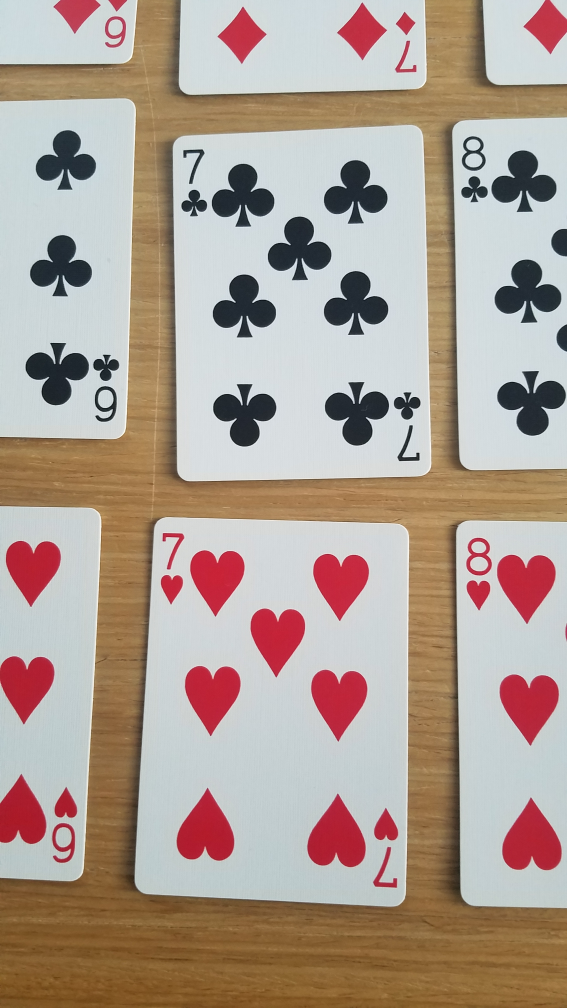
#> input picture sample/7.jpg, 2268 x 4032 px, given in place of dealt.jpg, which was not available (shown at 1/4 size)
$ python cards.py   (older library calls are emulated)
#> lines starting #> are read from the running program, lines starting #| are printed output that depends on the picture; after the words box and inside, x2 and y2 are one past the last pixel; in counts of white or black regions, pixels touching at a corner belong together; pictures that were not available may be replaced by others from this repository, and a replacement may not be noted
#> further down, image is the input picture: shape (4032, 2268, 3); mean B, G, R 148.1, 158.9, 175.2
# -*- coding: utf-8 -*-

import numpy as np
import matplotlib.pyplot as plt
import cv2
from skimage.filters import threshold_local, threshold_adaptive
import os
import warnings
import time

warnings.filterwarnings("ignore")

'''
to install opencv simply use
https://anaconda.org/conda-forge/opencv
'''

# [55 lines left out: functions order_points, four_point_transform, proccess_card, proccess_top_left, detect_cards, not called in this run]

def new_detect_cards(image):
    gray = cv2.cvtColor(image, cv2.COLOR_BGR2GRAY)
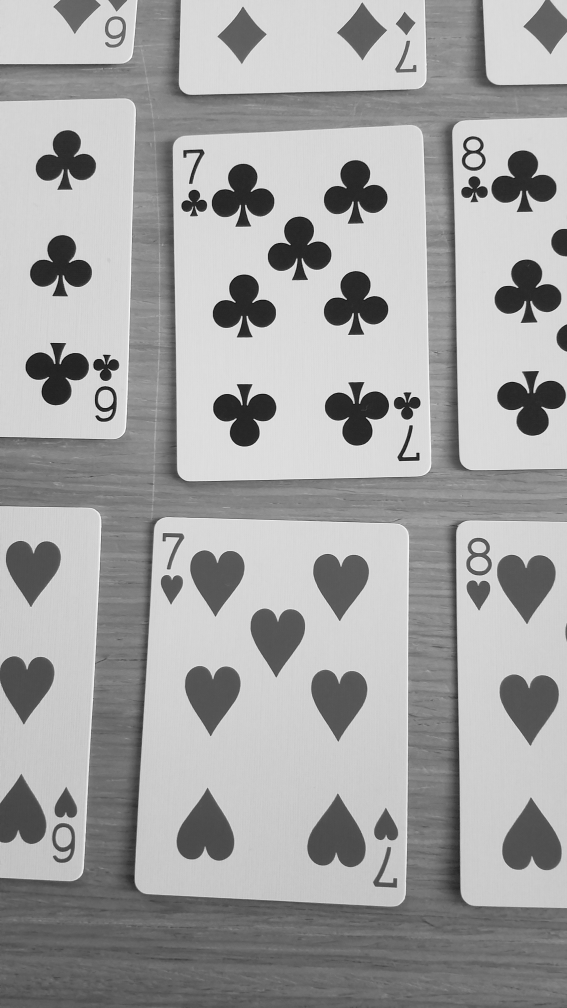
#> gray: shape (4032, 2268) (shown at 1/4 size); min 1, max 254, mean 162.5
    gray_blur = cv2.GaussianBlur(gray, (5, 5), 0)
    retval, thresh = cv2.threshold(gray_blur, 127, 255, cv2.THRESH_BINARY)
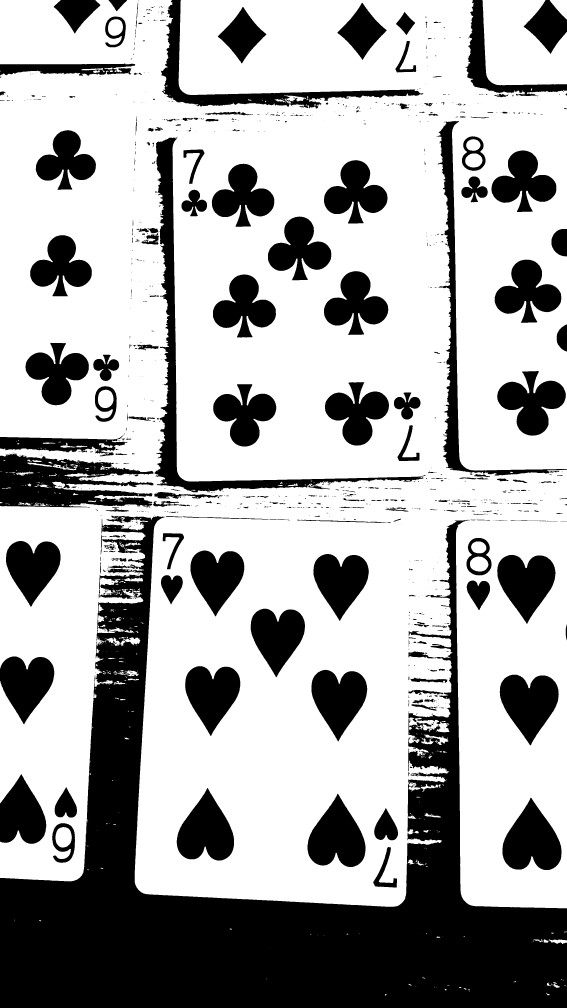
#> thresh: shape (4032, 2268) (shown at 1/4 size); 67.5% white; 1097 black regions (756 under 20 px), largest, box (x1, y1, x2, y2) and area: (0, 2062, 2268, 4032) 1421592, (618, 549, 1702, 1969) 90058, (0, 1815, 614, 2030) 81238
    edged = cv2.Canny(thresh, 70, 200)
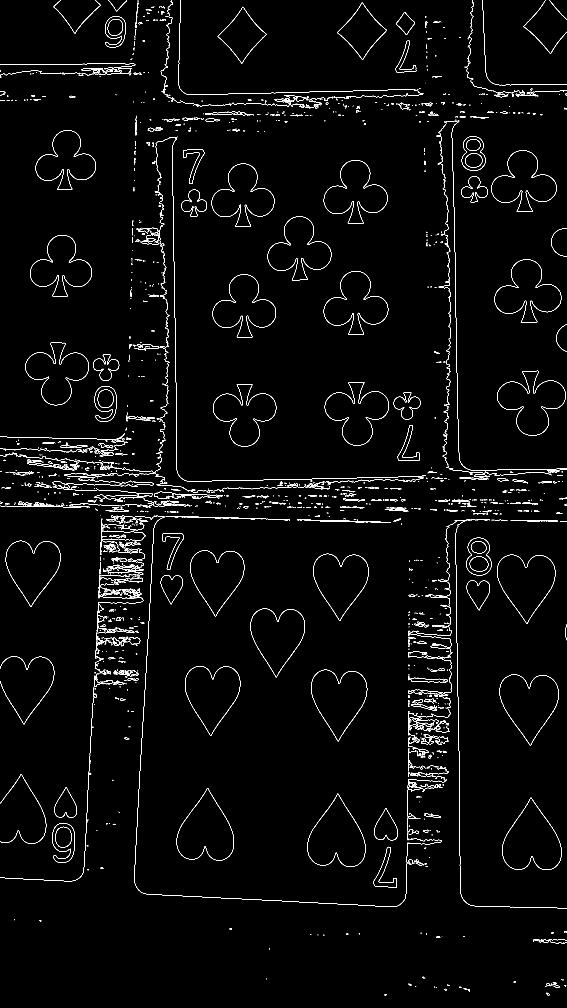
#> edged: shape (4032, 2268) (shown at 1/4 size); 1.3% white in thin lines or dots
    cv2.imwrite('imgs/new_detect_edged.png', edged)
    (_, cnts, _) = cv2.findContours(edged, cv2.RETR_LIST, cv2.CHAIN_APPROX_SIMPLE)
#> cnts = 3509 contours, 3170 with area under 20; largest, box (x1, y1, x2, y2) and area: (2009, 3190, 2246, 3480) 43590, (2009, 3190, 2246, 3480) 43429, (1229, 3175, 1462, 3468) 42834, (1229, 3175, 1462, 3468) 42684, (1998, 2698, 2235, 2982) 42280
    cnts = sorted(cnts, key = cv2.contourArea, reverse = True)
    new_cnts = []
    corners = []
    for cnt in cnts:
        peri = cv2.arcLength(cnt, True)
        approx_corners = cv2.approxPolyDP(cnt, 0.01 * peri, True)
        new_cnts.append(cnt)
        corners.append(approx_corners)
#> this loop made 3509 passes
#> peri on passes 1 to 3: 936, 934.2, 933.3
#> after the loop, corners = 3509 contours, 3129 with area under 20; largest, box (x1, y1, x2, y2) and area: (2012, 3190, 2243, 3479) 41052, (2001, 2699, 2231, 2982) 41051, (2012, 3190, 2243, 3479) 41018, (1232, 3175, 1460, 3468) 40544, (1232, 3175, 1460, 3468) 40501; new_cnts has the same summary as cnts
    return new_cnts, corners

# [110 lines left out: functions create_labeled_cards, create_labeled_corners, get_labeled_cards, get_labeled_top_left, calc_difference, top_left_detection_match_template and 3 more, not called in this run]

def draw_results(image, cnts, file_name, results=None, corners=None):
    cv2.drawContours(image, cnts, -1, (0, 255, 0), 4)
    if results:
        for i_card, card_label in results.items():
            x, y = center_of_contour(cnts[i_card])
            cv2.putText(image, card_label, (x-110, y+20), cv2.FONT_HERSHEY_SIMPLEX, 4, (0, 255, 0), 10)
    if corners:
        for corner in corners:
            for point in corner.reshape(corner.shape[0],2):
                cv2.circle(image, tuple(point), 7, (255, 255, 255), -1)
    cv2.imwrite(file_name, image)

def live_webcam():
    pass


if __name__ == '__main__':


    image = cv2.imread('data/sample/dealt.jpg')
    file_name = 'imgs/new_detect_cards.png'
    cnts, corners = new_detect_cards(image)
    for corner in corners:
        for point in corner.reshape(corner.shape[0],2):
            cv2.circle(image, tuple(point), 7, (255, 255, 255), -1)
#> this loop made 3509 passes
#> corner on passes 49, 51, 52: [[1447, 11], [1349, 131], [1451, 238], [1546, 119]], [[971, 27], [871, 144], [966, 253], [1064, 139]], [[971, 27], [1064, 138], [967, 253], [871, 145]]
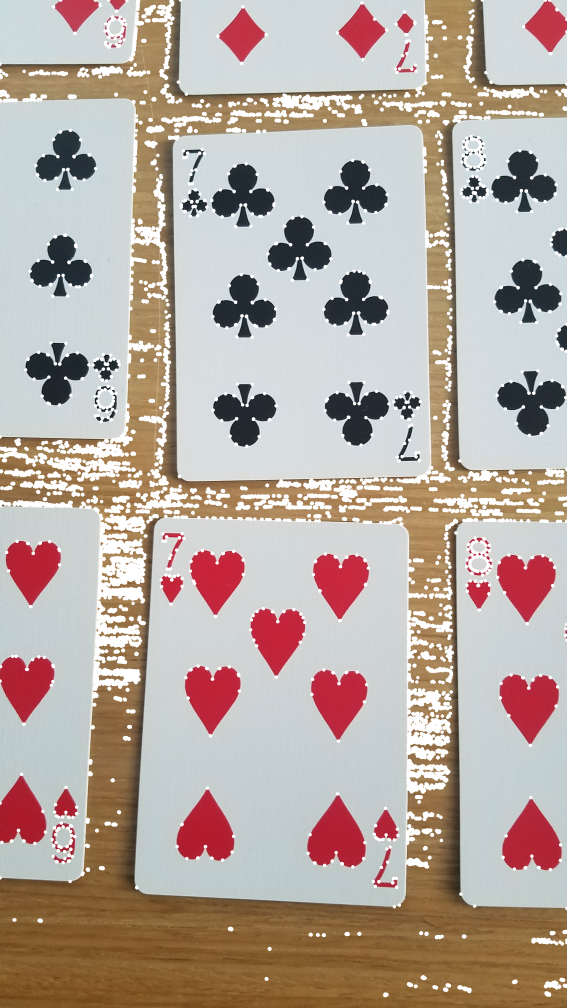
#> image: shape (4032, 2268, 3) (shown at 1/4 size); mean B, G, R 159.8, 168.3, 182.3
    cv2.imwrite('imgs/corners.png', image)


    draw_results(image, cnts, file_name)
#> in draw_results, `cv2.drawContours(image, cnts, -1, (0, 255, 0), 4)`:
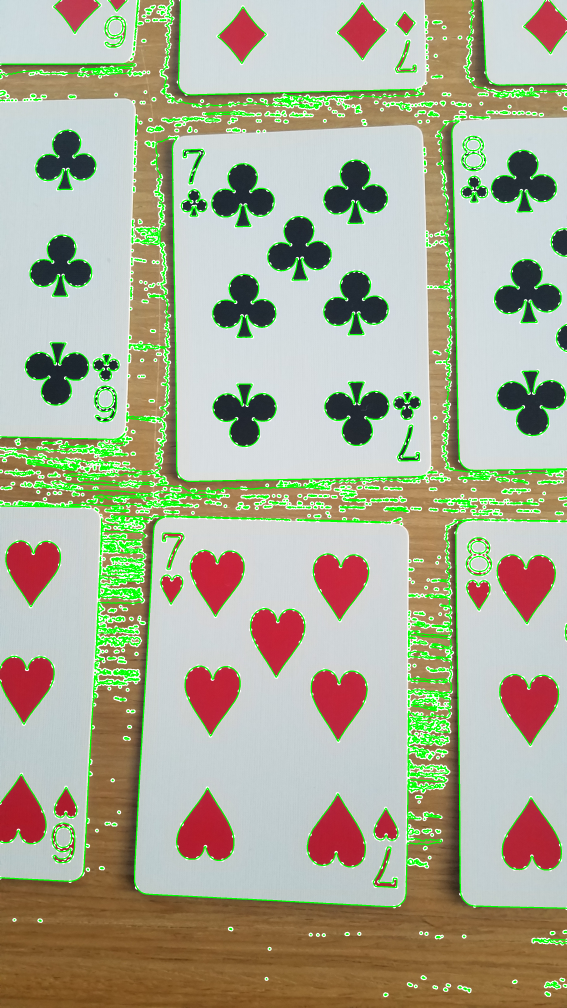
#> image: shape (4032, 2268, 3) (shown at 1/4 size); mean B, G, R 148.8, 171.7, 170.5

# [7 lines of commented-out code are left out]

$ run again, on sample/7_2.jpg
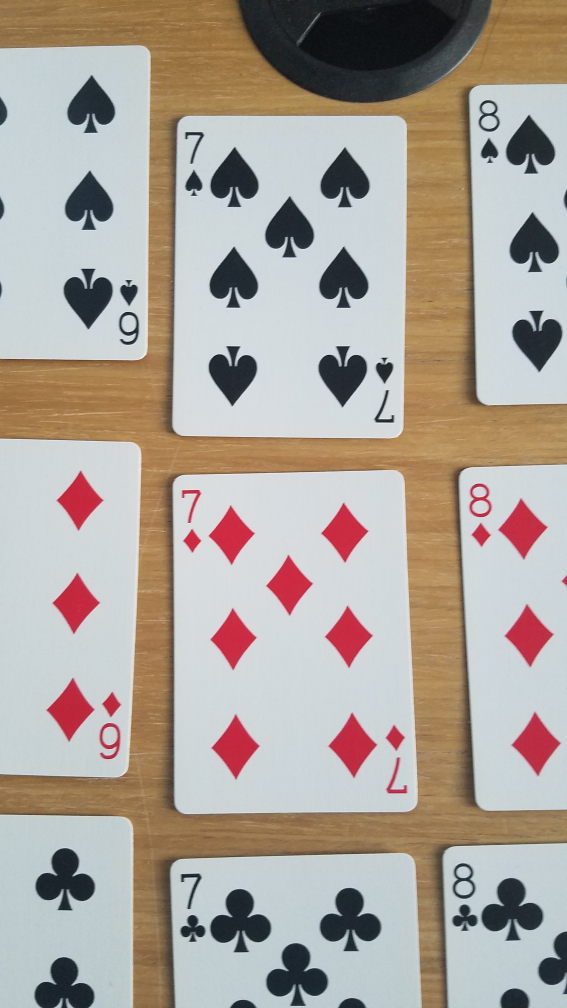
#> input picture sample/7_2.jpg, 2268 x 4032 px, given in place of dealt.jpg, which was not available (shown at 1/4 size)
#> image is the input picture: shape (4032, 2268, 3); mean B, G, R 155.8, 164.5, 173.2
#> in new_detect_cards, `retval, thresh = cv2.threshold(gray_blur, 127, 255, cv2.THRESH_BINARY)`:
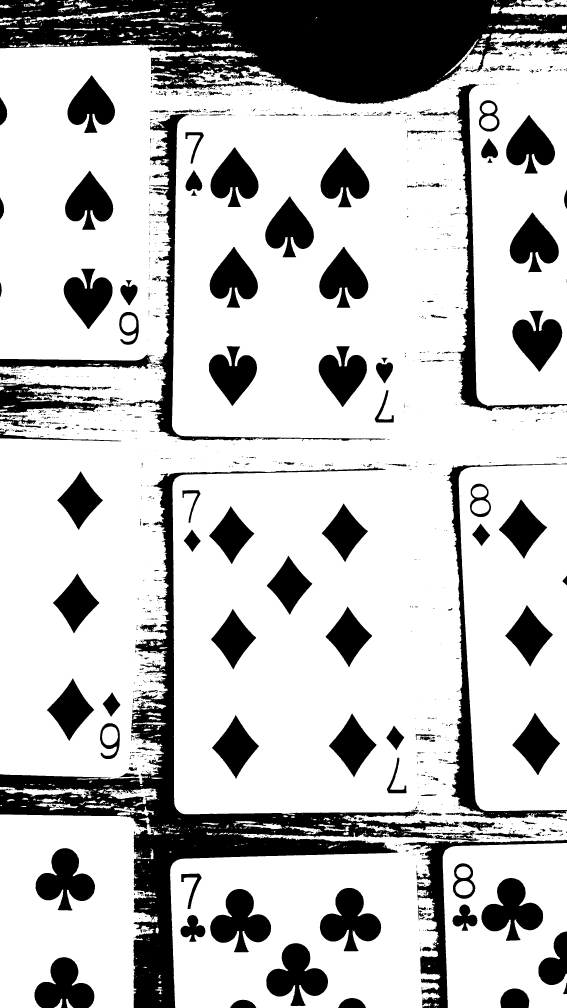
#> thresh: shape (4032, 2268) (shown at 1/4 size); 75.9% white; 1779 black regions (1343 under 20 px), largest, box (x1, y1, x2, y2) and area: (0, 0, 2268, 417) 557750, (0, 1869, 1843, 4032) 404652, (1781, 1853, 2268, 3275) 60580
#> edged: shape (4032, 2268); 1.6% white in thin lines or dots
#> in new_detect_cards, `(_, cnts, _) = cv2.findContours(edged, cv2.RETR_LIST, cv2.CHAIN_APPROX..`: cnts = 5804 contours, 5234 with area under 20; largest, box (x1, y1, x2, y2) and area: (1064, 3772, 1312, 4024) 34516, (1064, 3772, 1312, 4024) 34357, (840, 3555, 1084, 3809) 34168, (840, 3555, 1084, 3809) 34008, (1925, 3511, 2173, 3763) 33997
#> the loop in new_detect_cards, `for cnt in cnts:` made 5804 passes
#> peri on passes 1 to 3: 1182.1, 1179.2, 1186.2
#> after the loop in new_detect_cards, `for cnt in cnts:`: corners = 5804 contours, 5162 with area under 20; largest, box (x1, y1, x2, y2) and area: (1925, 3512, 2173, 3761) 31826, (1066, 3772, 1312, 4023) 31658, (1066, 3772, 1312, 4023) 31519, (841, 3556, 1084, 3809) 31430, (841, 3556, 1084, 3809) 31336; new_cnts has the same summary as cnts
#> the loop `for corner in corners:` made 5804 passes
#> corner on passes 33 to 35: [[2139, 2851], [2049, 2980], [2153, 3099], [2239, 2972]], [[942, 2860], [848, 2991], [946, 3113], [1035, 2983]], [[2139, 2851], [2239, 2973], [2153, 3099], [2049, 2980]]
#> in draw_results, `cv2.drawContours(image, cnts, -1, (0, 255, 0), 4)`:
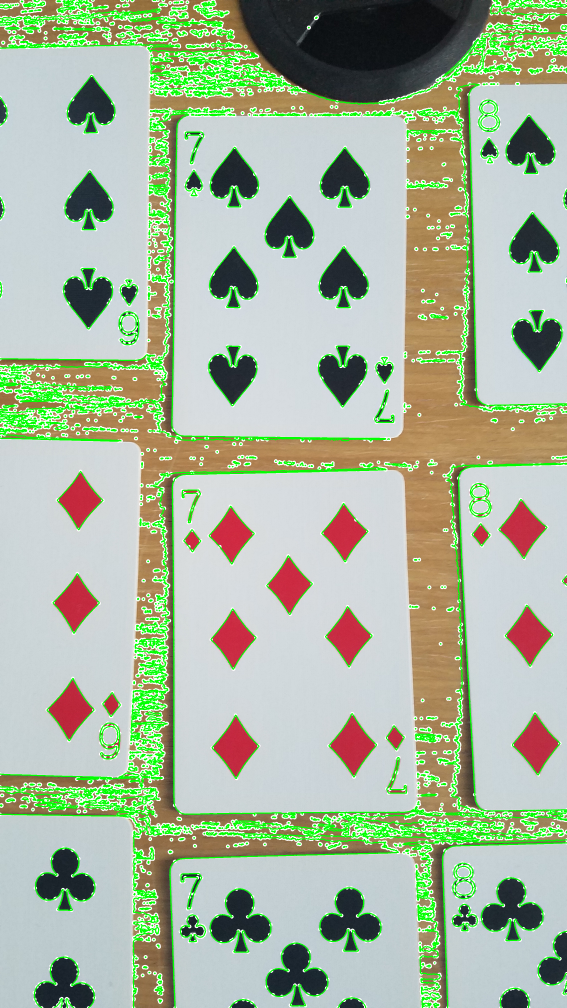
#> image: shape (4032, 2268, 3) (shown at 1/4 size); mean B, G, R 158.4, 181.6, 167.9
